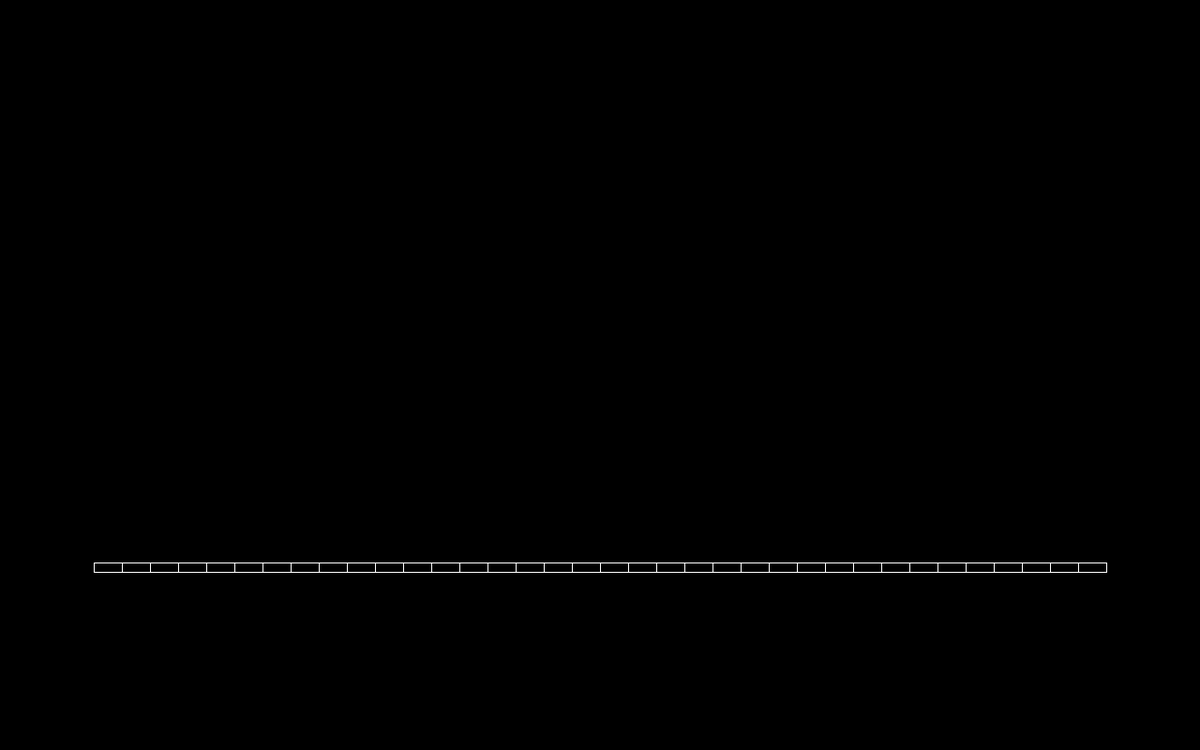
Frame 1 (no input)
Frame 60 (the mouse pressed at the canvas centre just before this capture): identical to frame 1, image omitted
Frame 120 (the mouse held since frame 60 and released just before this capture): identical to frame 1, image omitted

The Processing sketch that drew this single still picture (run headless with seeded random() and noise(); from frame 60 on, the mouse is pressed at the canvas centre):

// Processing sketch: X073_BlockDivision
// ── X073_BlockDivision.pde
// 12.21.17
//
// Block Division
//
// Testing the algorithm for dividing up a block
//


float unit_width = 30;
float unit_height = 20;
float total_size;
float y = 600;
int count;

void setup() {
  size(1280, 800);
  stroke(255);
  noFill();
  
  total_size = width - 200;
  count = drawGrid(unit_width, total_size);
}

void draw() {
  
}

int drawGrid(float unit_width, float total_size) {
  int count = 0;
  background(0);
  float start = getStart(total_size);
  for (int x = 0; x < total_size; x+=unit_width) {
    rect(start + x, y, unit_width, 10);
    count ++;
  }
  return count;
}

ArrayList<Integer> divideBlock(int units) {
  ArrayList<Integer> divisions = new ArrayList<Integer>();
  
  while (units > 1) {    
    int toRemove = floor(random(2, 5));
    if (toRemove > units)
      return divisions;
    
    divisions.add(new Integer(toRemove));
    units -= toRemove;
  }
  return divisions;
}

void printBlock(ArrayList<Integer> divisions) {
  for (Integer i : divisions) {
    println(i.toString());
  }
}

int sum(ArrayList<Integer> divisions) {
  int count = 0;
  for (Integer i : divisions) {
    count += i.intValue();
  }
  return count;
}

float getStart(float total_size) {
  return ((float)width - total_size)/2;
}

void drawBuildings(ArrayList<Integer> divisions) {
  float x = getStart(sum(divisions) * unit_width);
  for(Integer myInteger : divisions) {
    int i = myInteger.intValue();
    float width = i * unit_width;
    float height = unit_height * floor(random(2, 5));
    rect(x, y - height, width, height);
    x += width;
  }
}

void keyPressed() {
  background(0);
  drawGrid(unit_width, total_size);
  ArrayList<Integer> divisions = divideBlock(count-2);
  drawBuildings(divisions);
}
